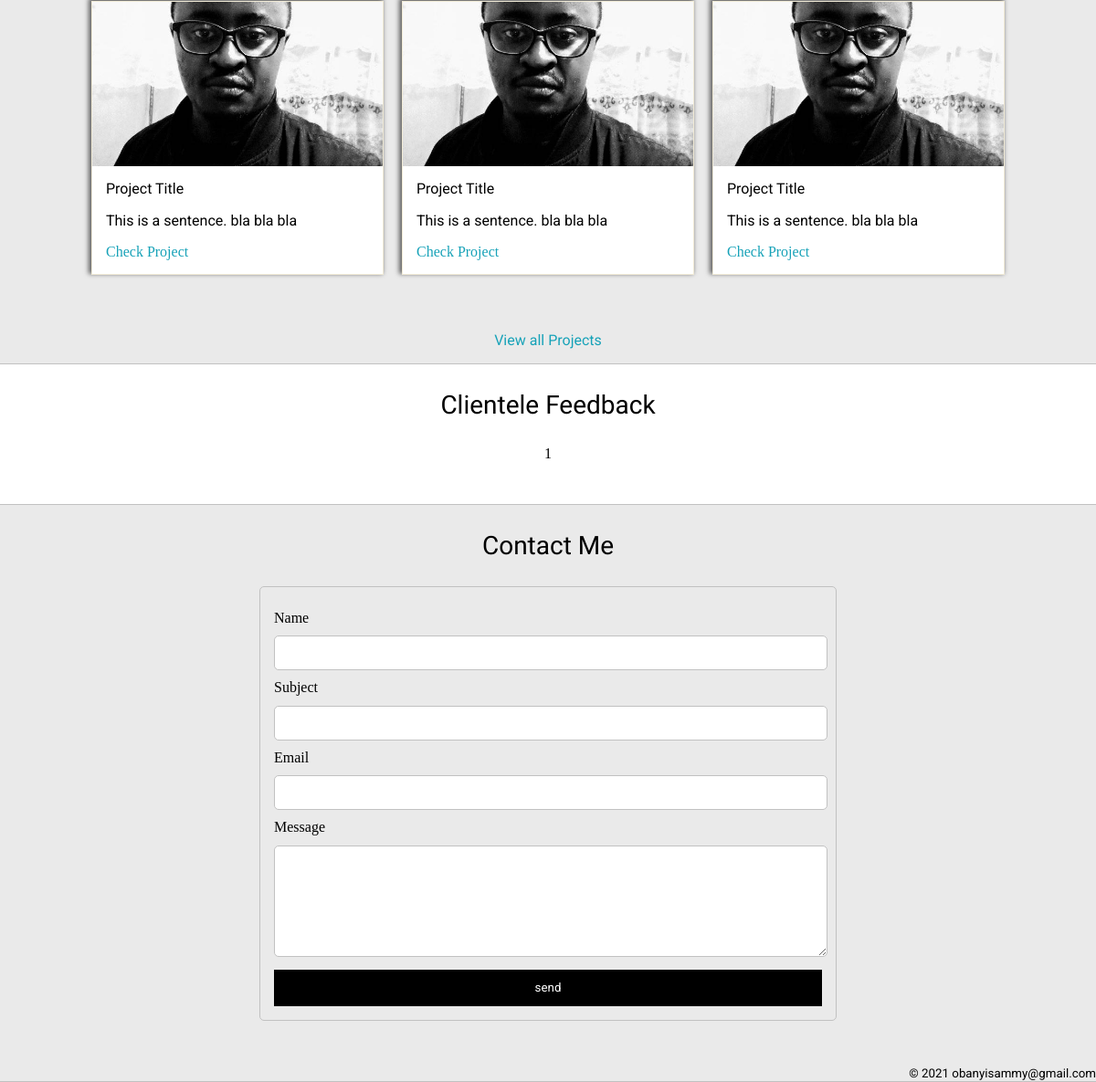
Before: / (lower part) with the older database file.
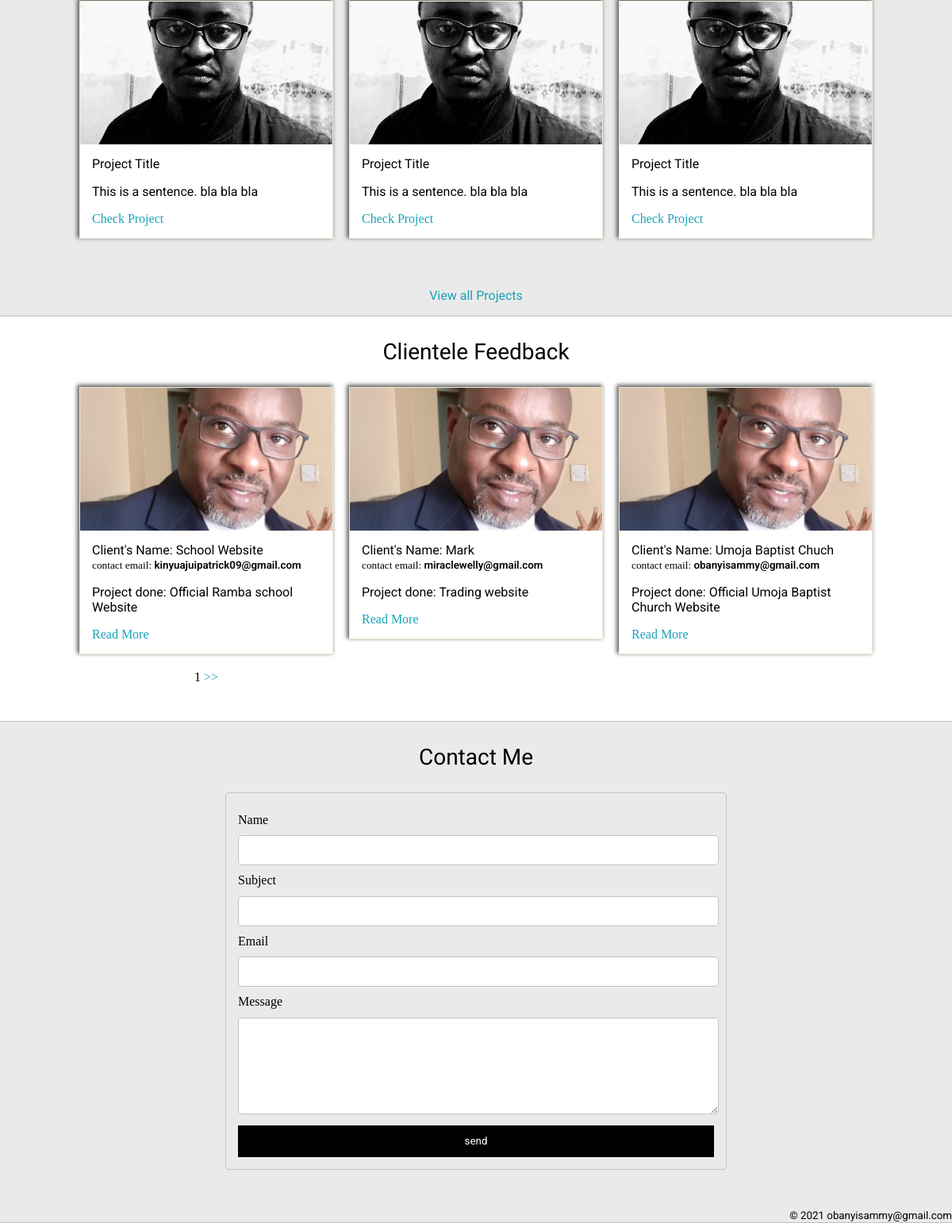
After: the same page with the newer database file.
### portfolioWebsite/models.py (models this page shows, shortened)
class Feedback(models.Model):
    id = models.AutoField(primary_key=True)
    Photo = models.ImageField(upload_to = 'media')
    Title = models.CharField(max_length=100)
    SubTitle = models.CharField(max_length=120)
    contact_email = models.EmailField()

### portfolioWebsite/views.py (the view)
# urls.py: 2. Add a URL to urlpatterns:  path('', Home.as_view(), name='home')
def Home(request):
    feedbacks_list = Feedback.objects.all().order_by('-id')
    paginator = Paginator(feedbacks_list, 3)
    page_number = request.GET.get('page')
    try:
        feedbacks = paginator.page(page_number)
    except PageNotAnInteger:
        feedbacks = paginator.page(1)
    context = {
        'feedbacks': feedbacks
    }
    return render(request, 'Home.html', context)

### portfolioWebsite/templates/Home.html (shortened to what this page needs)
{% extends 'Base.html' %} {% block content %}
            {% include 'Navbar.html' %}
<section class="s1">
    <div class="main-container" id="achievement">
        <div class="post-wrapper">
            <div>
                <div class="post">
                    <img class="thumbnail" src="media/pic.jpg" alt="">
                    <div class="post-preview">
                        <h6 class="project-title">Project Title</h6>
                        <p class="project-intro"> This is a sentence. bla bla bla</p>
                        <a href="post">Check Project</a>
                    </div>
                </div>
            </div>
            <div>
                <div class="post">
                    <img class="thumbnail" src="media/pic.jpg" alt="">
                    <div class="post-preview">
                        <h6 class="project-title">Project Title</h6>
                        <p class="project-intro"> This is a sentence. bla bla bla</p>
                        <a href="post">Check Project</a>
                    </div>
                </div>
            </div>
            <div>
                <div class="post">
                    <img class="thumbnail" src="media/pic.jpg" alt="">
                    <div class="post-preview">
                        <h6 class="project-title">Project Title</h6>
                        <p class="project-intro"> This is a sentence. bla bla bla</p>
                        <a href="post">Check Project</a>
                    </div>
                </div>
            </div>
        </div>
        <p style="text-align: center;"><a href="{% url 'posts' %}">View all Projects</a></p>
    </div>
</section>
<section class="s2" id="feedback">
    <div class="main-container">
        <h3 style="text-align: center;">Clientele Feedback</h3>
        <div class="post-wrapper">
            {% for Feedback in feedbacks %}
            <div>
                <div class="post">
                    <img class="thumbnail" src="media/media/passy.jpg" alt="">
                    <div class="post-preview">
                        <h6 class="project-title">Client's Name: {{ Feedback.Title }}</h6>
                        <small>contact email: <span style="font-weight: 600; color: black;">{{ Feedback.contact_email }}</span></small>
                        <p class="project-intro">Project done: <span>{{ Feedback.SubTitle }}</span></p>
                        <a class="btn" data-popup-open="popup-1" href="">Read More</a>
                    </div>
                </div>
            </div>
            {% endfor %}
            <div style="text-align: center; justify-content: center;">
                     {{feedbacks.number}}{%if feedbacks.has_next %}
                        <a href="?page={{feedbacks.next_page_number}}">
                            >></a> {% endif %}
            </div>
        </div>
</section>
<section class="s1" id="contact">
    <div class="main-container">
        <h3 style="text-align: center;">Contact Me</h3>
        <form id="contact-form">
            <label>Name</label>
            <input class="input-field" name="name" type="text">
            <label>Subject</label>
            <input class="input-field" name="subject" type="text">
            <label>Email</label>
            <input class="input-field" name="email" type="text">
            <label>Message</label>
            <textarea class="input-field" name="message" type="text"></textarea>
            <input id="submit-btn" type="submit" value="send">
        </form>
    </div>
    <small style="float: right;"><span style="font-weight: 400;">© 2021 obanyisammy@gmail.com</span></small>
</section>
{% endblock content %}

Changed rows visible on the page:
added Feedback: Title "School Website", contact_email "kinyuajuipatrick09@gmail.com", SubTitle "Official Ramba school Website"
added Feedback: Title "Mark", contact_email "miraclewelly@gmail.com", SubTitle "Trading website"
added Feedback: Title "Umoja Baptist Chuch", contact_email "obanyisammy@gmail.com", SubTitle "Official Umoja Baptist Church Website"
